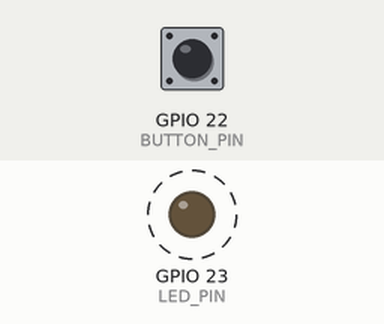
This sketch was run on a simulated ESP32. Parts: output pins drawn as LEDs (lit = HIGH). Dashed ring = blinking. Inputs (shaded band) come from the test bench; at power-on: GPIO 22 (BUTTON_PIN) HIGH.

Above: at 4.9 s.
5.0 s: GPIO 22 (BUTTON_PIN) pulled LOW for 2.4 s
At 5.26 s:
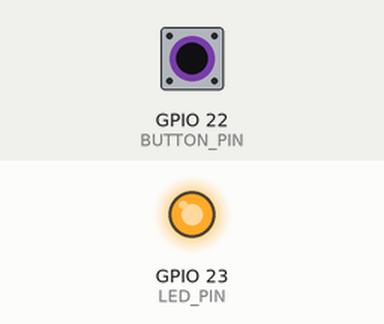
At 6.6 s:
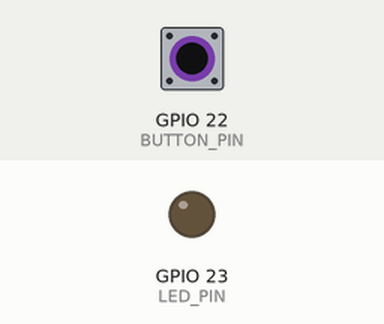
Timing chart, 0 to 14.9 s (numbered marks = the images above; inputs shaded):
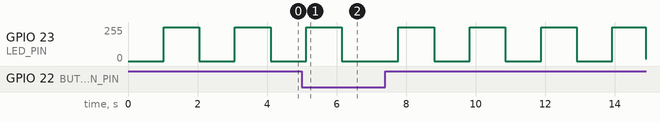

The sketch:

fade_naive.ino
```cpp
// ESP32 From Zero - Episode 5: the naive fade (it breathes, but it does not listen)
// Red LED on GPIO 23, button on GPIO 22 (internal pull-up, from episode 4).
// What it does: fades the LED up and down with two for loops and a short delay() on every step.
// A press is SUPPOSED to pause the fade, but the button is only read between two whole fades
// (once every 2 seconds), so almost every press is missed. Compare it with fade_millis.

const int LED_PIN = 23;
const int BUTTON_PIN = 22;

bool fading = true;            // true = the LED breathes, false = paused

void setup() {
  pinMode(LED_PIN, OUTPUT);
  pinMode(BUTTON_PIN, INPUT_PULLUP);  // HIGH when not pressed, LOW when pressed
}

void loop() {
  // the button is checked only here: once per full fade
  if (digitalRead(BUTTON_PIN) == LOW) {
    fading = !fading;
    delay(300);                // a crude way to skip the bounce
  }

  if (fading) {
    for (int b = 0; b <= 255; b++) {   // up: 256 steps x 4 ms = about 1 second
      analogWrite(LED_PIN, b);
      delay(4);                        // while this waits, nobody looks at the button
    }
    for (int b = 255; b >= 0; b--) {   // down: about 1 more second
      analogWrite(LED_PIN, b);
      delay(4);
    }
  }
}
```
